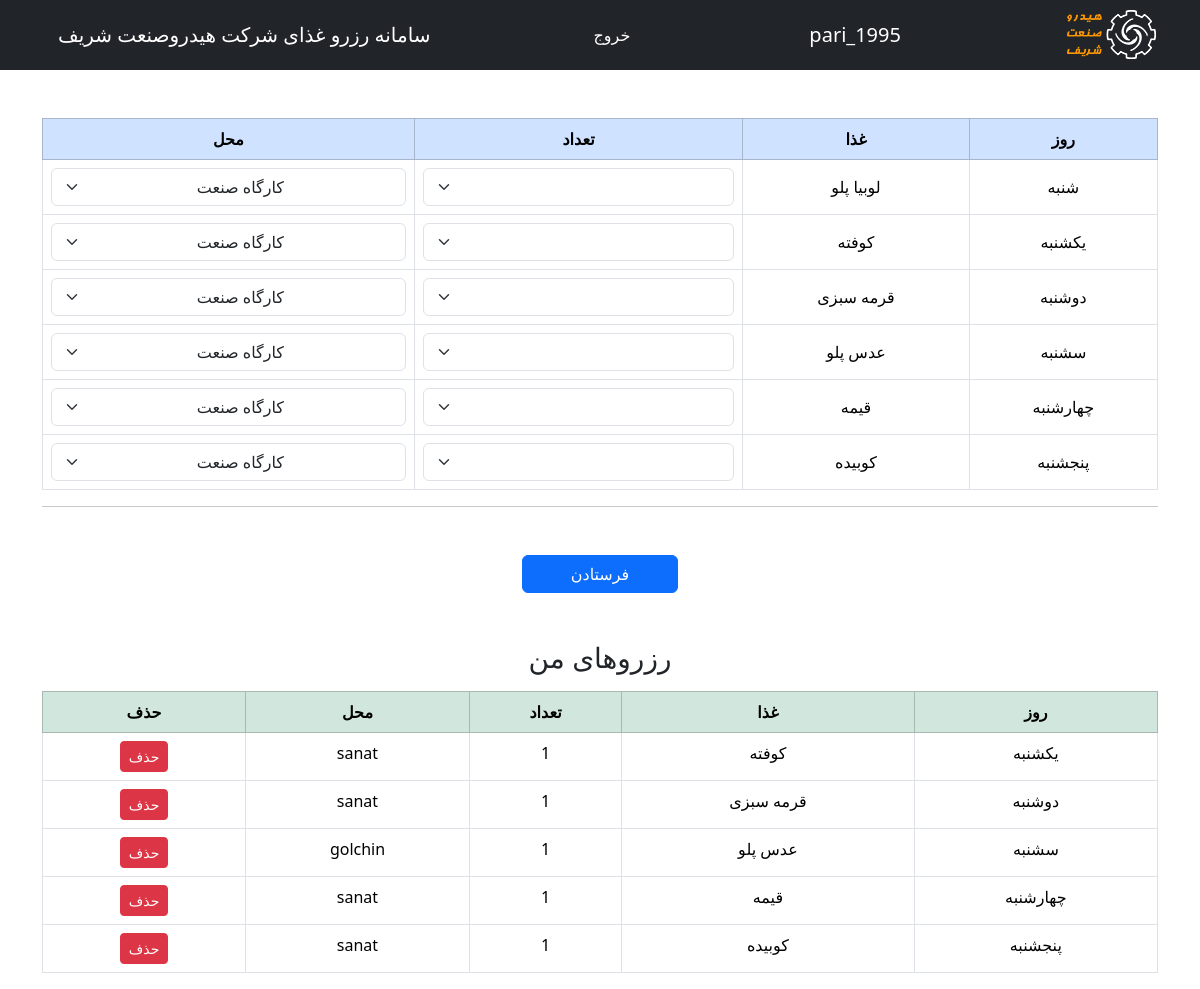
The page /account/reserve/ (signed in) on the database its author committed.
### accounts/models.py (models this page shows, shortened)
class Foodlist(models.Model):
    food=models.CharField(max_length=30)
    day=models.CharField(max_length=20)
    reservedate=models.DateField()

class Reservation(models.Model):
    user=models.ForeignKey(User,on_delete=models.CASCADE)
    day=models.CharField(max_length=30)
    food=models.CharField(max_length=40)
    quantity=models.IntegerField()
    location=models.CharField(max_length=40)
    def __str__(self):
        return f'{self.user}'

### accounts/views.py (the view, shortened to what this page needs)
# urls.py: path('reserve/',views.reserve_view, name='reserve'),
@login_required
def reserve_view(request):
    food_list = Foodlist.objects.all()
    reservations = Reservation.objects.filter(user=request.user)
    print(reservations)
    res_dict = {(r.day, r.food): r for r in reservations}
    print(res_dict)
    return render(
        request,
        'accounts/reserve_view.html',
        {'reservations': reservations ,'food_list': food_list}
    )

### templates/accounts/reserve_view.html (shortened to what this page needs)
{% load humanize %} {% load static %}
<!doctype html>
<html lang="fa" dir="rtl">
  <head>
    <link
      rel="stylesheet"
      href="https://cdn.jsdelivr.net/npm/bootstrap@5.3.3/dist/css/bootstrap.rtl.min.css"
    />
  </head>
  <body>
    <nav class="navbar navbar-dark bg-dark">
      <div class="container">
        <img src="{% static 'images/logo.png' %}" alt="" />
        <div class="navbar-brand">{{user.username}}</div>
        <div class="header_item">
          <a
            href="{% url 'logout' %}"
            style="color: white; text-decoration: none"
            >خروج</a
          >
        </div>
        <span class="navbar-brand">سامانه رزرو غذای شرکت هیدروصنعت شریف</span>
      </div>
    </nav>
    <div class="container mt-5">
      <form method="post">
        <table
          class="table table-bordered table-hover text-center align-middle"
        >
          <thead class="table-primary">
            <th>روز</th>
            <th>غذا</th>
            <th>تعداد</th>
            <th>محل</th>
          </thead>
          <tbody>
            {% for item in food_list %}
            <tr>
              <td>{{item.day}}</td>
              <td>{{item.food}}</td>
              <td>
                <input
                  type="number"
                  name="qty_{{item.id}}"
                  max="1"
                  min="0"
                  id=""
                  class="form-select text-center"
                />
              </td>
              <td>
                <select
                  name="location_{{item.id}}"
                  class="form-select text-center"
                >
                  <option value="sanat">کارگاه صنعت</option>
                </select>
              </td>
            </tr>
            {% endfor %}
          </tbody>
        </table>
        <hr />
        <div class="text-center mt-5">
          <input type="submit" value="فرستادن" class="btn btn-primary px-5" />
        </div>
        <h3 class="text-center mt-5">رزروهای من</h3>
        <table class="table table-bordered text-center mt-3">
          <thead class="table-success">
            <tr>
              <th>روز</th>
              <th>غذا</th>
              <th>تعداد</th>
              <th>محل</th>
              <th>حذف</th>
            </tr>
          </thead>
          <tbody>
            {% for r in reservations %}
            <tr>
              <td>{{ r.day }}</td>
              <td>{{ r.food }}</td>
              <td>{{ r.quantity }}</td>
              <td>{{ r.location }}</td>
              <td>
                <a
                  href="{% url 'delete_reservation' r.id %}"
                  class="btn btn-danger btn-sm"
                  onclick="return confirm('حذف شود؟');"
                >
                  حذف
                </a>
              </td>
            </tr>
            {% empty %}
            <tr>
              <td colspan="4">هیچ رزروی ثبت نشده</td>
            </tr>
            {% endfor %}
          </tbody>
        </table>
      </form>
    </div>
  </body>
</html>

### rows shown on the page
Foodlist: day "شنبه", food "لوبیا پلو", id "کارگاه صنعت"
Foodlist: day "یکشنبه", food "کوفته", id "کارگاه صنعت"
Foodlist: day "دوشنبه", food "قرمه سبزی", id "کارگاه صنعت"
Foodlist: day "سشنبه", food "عدس پلو", id "کارگاه صنعت"
Foodlist: day "چهارشنبه", food "قیمه", id "کارگاه صنعت"
Foodlist: day "پنجشنبه", food "کوبیده", id "کارگاه صنعت"
Reservation: day "یکشنبه", food "کوفته", quantity "1", location "sanat"
Reservation: day "دوشنبه", food "قرمه سبزی", quantity "1", location "sanat"
Reservation: day "سشنبه", food "عدس پلو", quantity "1", location "golchin"
Reservation: day "چهارشنبه", food "قیمه", quantity "1", location "sanat"
Reservation: day "پنجشنبه", food "کوبیده", quantity "1", location "sanat"

### other values the page prints
{{ user.username }} "pari_1995"
